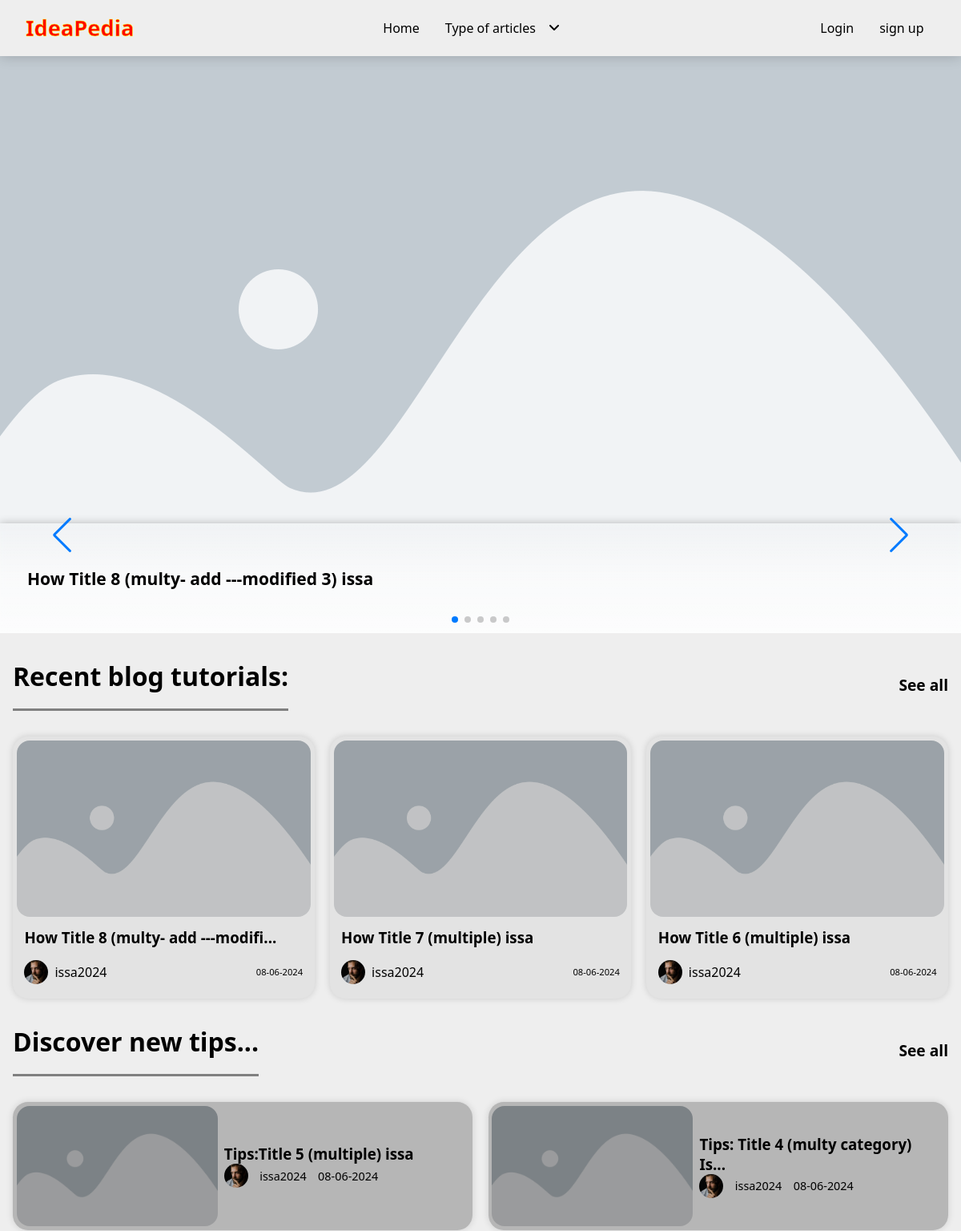
Before: / (upper part) with the older database file.
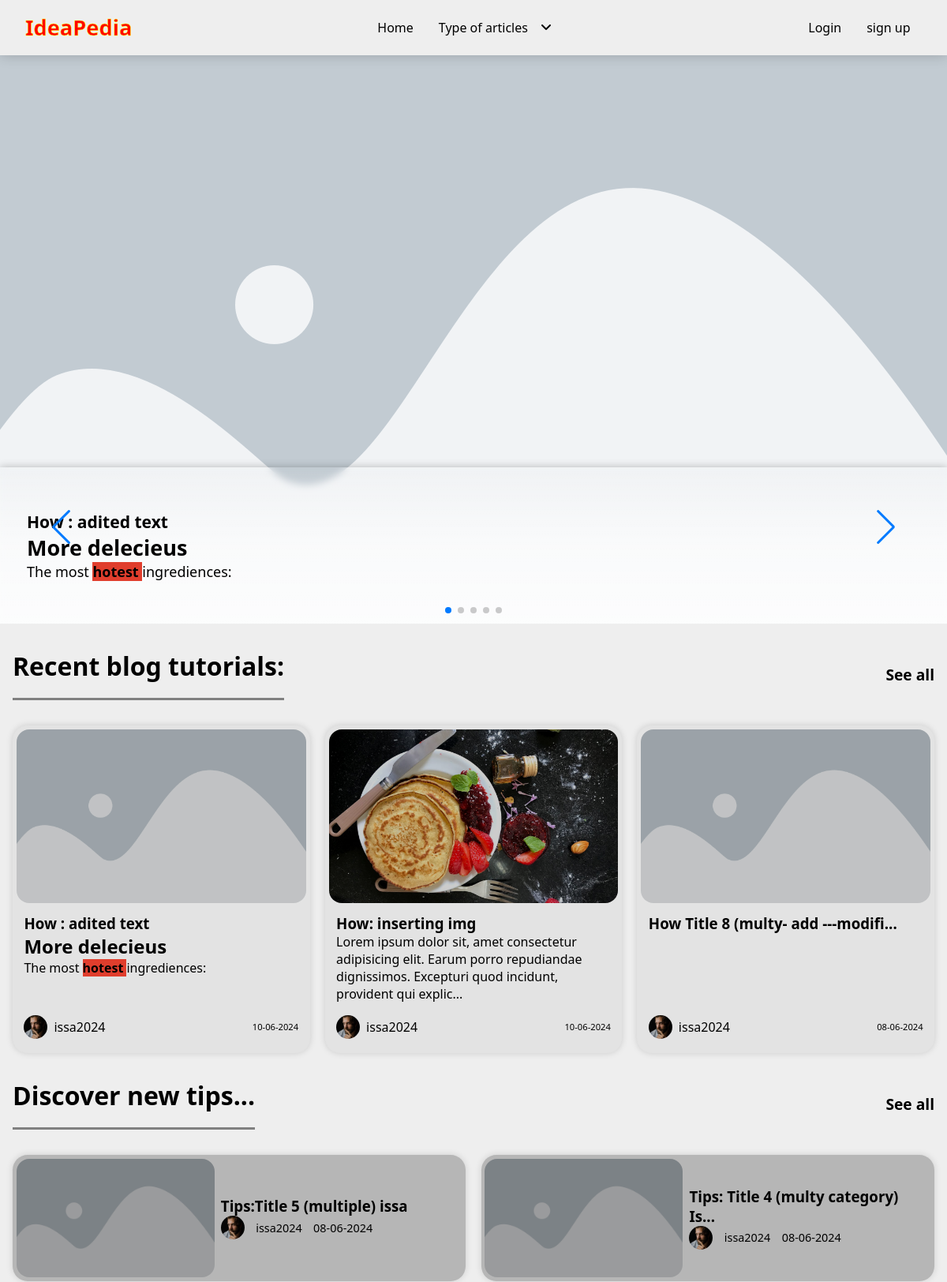
After: the same page with the newer database file.
### tables this page shows
CREATE TABLE `posts` (
  `id` int(11) NOT NULL,
  `user_id` int(11) NOT NULL,
  `title` varchar(255) NOT NULL,
  `body` text NOT NULL,
  `created_at` datetime NOT NULL DEFAULT current_timestamp(),
  `image_cover` varchar(255) DEFAULT NULL,
  `published` tinyint(1) NOT NULL,
  `thematic_id` int(11) NOT NULL
);

CREATE TABLE `users` (
  `id` int(11) NOT NULL,
  `name` varchar(100) NOT NULL,
  `lastName` varchar(100) NOT NULL,
  `username` varchar(100) NOT NULL,
  `role` enum('owner','member') NOT NULL DEFAULT 'member',
  `email` varchar(255) NOT NULL,
  `password` varchar(255) NOT NULL,
  `image` varchar(255) DEFAULT NULL,
  `profile_cover` varchar(255) DEFAULT NULL,
  `city` varchar(100) DEFAULT NULL,
  `country` varchar(100) DEFAULT NULL,
  `gender` enum('male','female','nb','') DEFAULT NULL
);

### classes/Database.php (called while the page is built, shortened)
<?php
class Database
{
    protected function connect($host, $username, $password, $db_name)
    {
        $dsn = "mysql:host=$host;dbname=$db_name;charset=utf8mb4";
        $options = [
            PDO::ATTR_ERRMODE => PDO::ERRMODE_EXCEPTION,
            PDO::ATTR_DEFAULT_FETCH_MODE => PDO::FETCH_ASSOC,
            PDO::ATTR_EMULATE_PREPARES => false,
        ];
        try {
            $this->connection = new PDO($dsn, $username, $password, $options);
        } catch (PDOException $e) {
            throw new RuntimeException('Connection failed: '. $e->getMessage(), 0, $e);
        }
    }
}

### classes/Posts_class.php (called while the page is built, shortened)
<?php
include_once "Database.php";
class Posts extends Database
{
    public function getAll($param = "")
    {
        $sql = "SELECT * FROM posts $param";
        $stmt = $this->connection->prepare($sql);
        $stmt->execute();
        $results = $stmt->fetchAll();
        return $results;
    }
    public function getAllJoin($thematic_id, $limit = "")
    {
        $sql = "SELECT p.*, u.username AS author, u.image AS author_image
                FROM posts p
                LEFT JOIN users u ON p.user_id = u.id
                WHERE p.thematic_id = :thematic_id
                $limit";
        $stmt = $this->connection->prepare($sql);
        $stmt->execute([':thematic_id'=> $thematic_id]);
        $results = $stmt->fetchAll();
        return $results;
    }
}

### index.php (the view, shortened to what the changed rows need)
<?php
include_once "classes/Posts_class.php";
include_once "inc/header.html.php";
include_once "inc/components/nav.php";
$postsClass = new Posts();
$postSlides = $postsClass->getAll("ORDER BY id DESC LIMIT 5");
$postsTutorials = $postsClass->getAllJoin(1,"ORDER BY id DESC LIMIT 3");
$postsTips = $postsClass->getAllJoin(2,"ORDER BY id DESC LIMIT 6");
?>
<header>
    <div class="swiper mySwiper">
        <div class="swiper-wrapper">
            <?php foreach ($postSlides as $post) : ?>
                <div class="swiper-slide">
                    <img loading="lazy" src="<?= !empty($post['image_cover']) ? SITE_PATH . "assets/imgs/posts/"  . $post['image_cover'] : SITE_PATH . "assets/imgs/initials/placeholder.png" ?>" alt="a woman cooking in the kitchen.">
                    <div class="content">
                        <div class="container">
                            <h3><?= $post['title'] ?></h3>
                            <p><?=  (strlen($post['body']) > 300) ? substr(htmlspecialchars_decode($post['body']), 0, 300) . '...' : htmlspecialchars_decode($post['body'])?></p>
                        </div>
                    </div>
                </div>
            <?php endforeach ?>
        </div>
    </div>
</header>
<main>
    <section class="container">
        <div class="title-tool">
            <h2>Recent blog tutorials:</h2>
        </div>
        <div class="posts-row">
            <?php foreach ($postsTutorials as $post) { ?>
                <a href="<?= SITE_PATH ?>pages/post.php?id=<?= $post['id']?>">
                        <figure class="card-main">
                            <img loading="lazy" src="<?= !empty($post['image_cover']) ? SITE_PATH . "assets/imgs/posts/"  . $post['image_cover'] : SITE_PATH . "assets/imgs/initials/placeholder.png" ?>" alt="<?= $post['image_cover']?>">
                            <figcaption>
                                <div>
                                    <h3><?= (strlen(htmlspecialchars_decode($post['title'])) > 33) ? substr(htmlspecialchars_decode($post['title']), 0, 33). '...' : htmlspecialchars_decode($post['title']) ?></h3>
                                    <p><?= (strlen(htmlspecialchars_decode($post['body'])) > 160) ? substr(htmlspecialchars_decode($post['body']), 0, 160). '...' : htmlspecialchars_decode($post['body']) ?></p>
                                </div>
                                <div class="meta-info-container">
                                    <img loading="lazy" src="<?= !empty($post['author_image']) ? SITE_PATH . "assets/imgs/profile/"  . $post['author_image'] : SITE_PATH . "assets/imgs/profile/placeholder-general-img.png" ?>" alt="<?= $post['author_image']?>">
                                    <p><?= $post['author'] ?></p>
                                    <p class="date"><?=  date('d-m-Y', strtotime($post['created_at'])) ?></p>
                                </div>
                            </figcaption>
                        </figure>
                </a>
            <?php } ?>
        </div>
    </section>
    <section class="container">
        <div class="title-tool">
            <h2>Discover new tips...</h2>
        </div>
        <div class="posts-row container-list">
            <?php foreach ($postsTips as $post) { ?>
                <a href="<?= SITE_PATH ?>pages/post.php?id=<?= $post['id']?>">
                    <figure class="card-side-content">
                    <img loading="lazy" src="<?= !empty($post['image_cover']) ? SITE_PATH . "assets/imgs/posts/"  . $post['image_cover'] : SITE_PATH . "assets/imgs/initials/placeholder.png" ?>" alt="<?= $post['image_cover']?>">
                        <figcaption>
                            <div>
                                <h3><?= (strlen(htmlspecialchars_decode($post['title'])) > 33) ? substr(htmlspecialchars_decode($post['title']), 0, 33). '...' : htmlspecialchars_decode($post['title']) ?></h3>
                            </div>
                            <div class="meta-info-container">
                            <img loading="lazy" src="<?= !empty($post['author_image']) ? SITE_PATH . "assets/imgs/profile/"  . $post['author_image'] : SITE_PATH . "assets/imgs/profile/placeholder-general-img.png" ?>" alt="<?= $post['author_image']?>">
                                <p><?= $post['author'] ?></p>
                                <p><?=  date('d-m-Y', strtotime($post['created_at'])) ?></p>
                            </div>
                        </figcaption>
                    </figure>
                </a>
            <?php } ?>
        </div>
    </section>
</main>
<?php include_once "inc/footer.html.php"; ?>

Changed rows visible on the page:
no longer on this page (row unchanged): posts: title "How Title 7 (multiple) issa", user.image (picture), user.username "issa2024", created_at "08-06-2024", shown under "Recent blog tutorials:"
no longer on this page (row unchanged): posts: title "How Title 6 (multiple) issa", user.image (picture), user.username "issa2024", created_at "08-06-2024", shown under "Recent blog tutorials:"
no longer on one of the page's lists (row unchanged): posts: title "How Title 8 (multy- add ---modified 3) issa"
added posts: title "How : adited text", body "More delecieus The most hotest ingrediences:", user.image (picture), user.username "issa2024", created_at "10-06-2024"
added posts: image_cover (picture), title "How: inserting img", body "Lorem ipsum dolor sit, amet consectetur adipisicing elit. Earum porro repudiandae dignissimos. Excepturi quod incidunt, provident qui explic", user.image (picture), user.username "issa2024", created_at "10-06-2024", shown under "Recent blog tutorials:"
